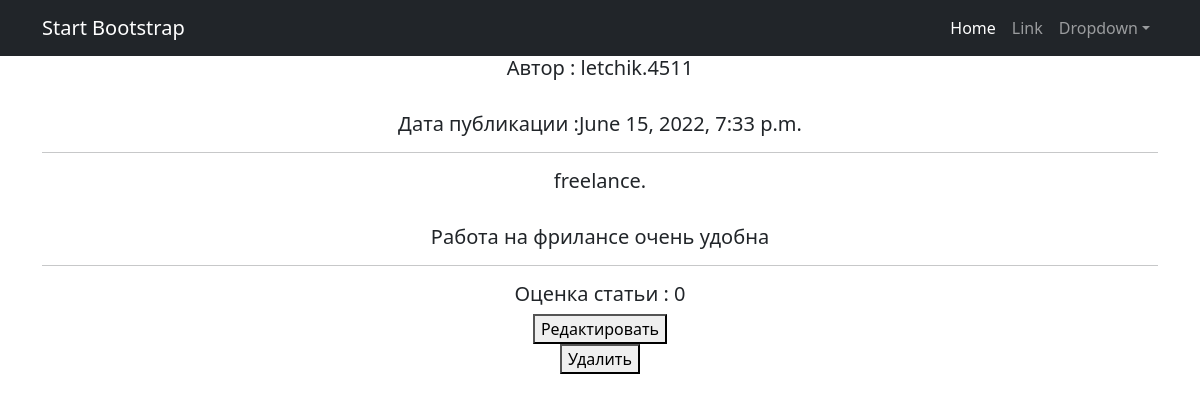
Page /news/77 on the committed database.
### news/models.py (models this page shows, shortened)
class Post(models.Model):
    article = 'AR'
    news = 'NW'
    TYPES = [(article, 'статья'), (news, 'новость')]
    post_author = models.ForeignKey(Author, on_delete=models.CASCADE)
    post_type = models.CharField(max_length=2, choices=TYPES)
    post_time_create = models.DateTimeField(auto_now_add=True)
    post_category = models.ManyToManyField(Category, through='PostCategory')
    post_title = models.CharField(max_length=255)
    post_text = models.TextField()
    post_rating = models.IntegerField(default=0)

class Author(models.Model):
    author = models.OneToOneField(User, on_delete=models.CASCADE)
    author_rating = models.IntegerField(default=0, verbose_name='rating')
    def __str__(self):
        return f'{self.author}'

### news/views.py (the view)
# urls.py: path('<int:pk>', PostDetail.as_view(), name='post'),
class PostDetail(DetailView):
    model = Post
    template_name = 'post.html'
    context_object_name = 'post'
    queryset = Post.objects.all()

### news/templatetags/custom_filters.py (called while the page is built)
@register.filter(name='censor')
def censor(value):
    count = 0
    bad_words = ['сука', 'черт', 'блин', 'скотина', 'падла', 'гадость']
    text = value.split()
    for word in text:
        word = word.lower()
        for bad_word in bad_words:
            if word == bad_word:
                return value.replace(text[count], '*' * len(word))
        count += 1
    return value

### templates/post.html (shortened to what this page needs)
{% extends 'flatpages/default.html' %}
{% load custom_filters %}
{% load custom_tags %}
{% block content %}
<h5>Автор : {{ post.post_author }}</h5>
<br>
<h5>Дата публикации :{{ post.post_time_create }}</h5>
<hr>
<h5> {{ post.post_title | censor}}.</h5>
<br>
<h5> {{ post.post_text | censor }}</h5>
<hr>
<h5> Оценка статьи : {{ post.post_rating }}</h5>
<body>
  <form action="{% url 'post_update' post.id %}">
   <button>Редактировать</button>
  </form>
  <form action="{% url 'post_delete' post.id %}">
   <button>Удалить</button>
  </form>
 </body>
{% endblock content %}

### rows in the picture
Post: post_author "letchik.4511", post_time_create "June 15, 2022, 7:33 p.m.", post_title|censor "freelance", post_text|censor "Работа на фрилансе очень удобна", post_rating "0"
